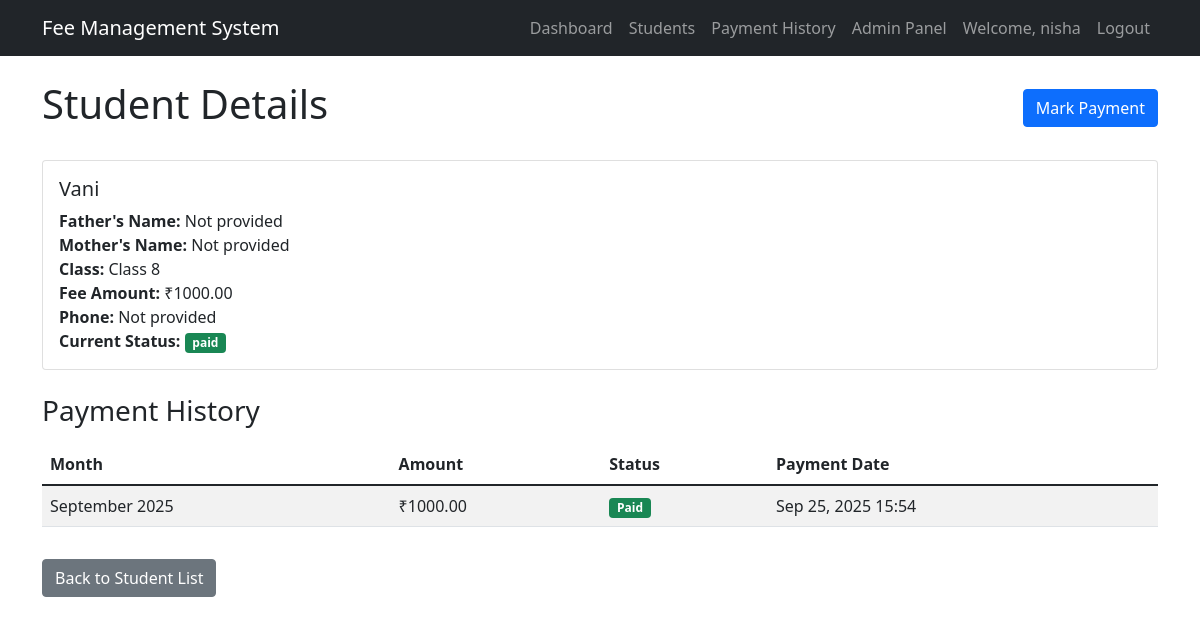
The page /fees/student/1/ (signed in) on the database its author committed.
### fees/models.py (models this page shows, shortened)
class Student(models.Model):
    first_name = models.CharField(max_length=100)
    last_name = models.CharField(max_length=100,blank=True, null=True)
    father_name = models.CharField(max_length=100, blank=True, null=True)
    mother_name = models.CharField(max_length=100, blank=True, null=True)
    student_class = models.ForeignKey(StudentClass, on_delete=models.CASCADE)
    phone = models.CharField(max_length=15, blank=True, null=True)
    created_at = models.DateTimeField(auto_now_add=True)
    def current_month_status(self):
        current_month = timezone.now().month
        current_year = timezone.now().year
        month_str = f"{current_year}-{current_month:02d}"
        try:
            month_obj = Month.objects.get(month=month_str)
            payment = Payment.objects.filter(student=self, month=month_obj).first()
            return "paid" if payment and payment.paid else "unpaid"
        except (Month.DoesNotExist, Payment.DoesNotExist):
            return "unpaid"
    def fee_amount(self):
        return self.student_class.fee_amount

class StudentClass(models.Model):
    name = models.CharField(max_length=100, unique=True)
    fee_amount = models.DecimalField(max_digits=10, decimal_places=2)

class Month(models.Model):
    month = models.CharField(max_length=7, unique=True)  # Format: YYYY-MM
    def __str__(self):
        year, month = self.month.split('-')
        month_name = date(1900, int(month), 1).strftime('%B')
        return f"{month_name} {year}"
    class Meta:
        ordering = ['-month']

class Payment(models.Model):
    student = models.ForeignKey(Student, on_delete=models.CASCADE)
    month = models.ForeignKey(Month, on_delete=models.CASCADE)
    amount = models.DecimalField(max_digits=10, decimal_places=2)
    paid = models.BooleanField(default=False)
    payment_date = models.DateTimeField(blank=True, null=True)
    created_by = models.ForeignKey(User, on_delete=models.SET_NULL, null=True)
    created_at = models.DateTimeField(auto_now_add=True)
    updated_at = models.DateTimeField(auto_now=True)
    class Meta:
        unique_together = ['student', 'month']

### fees/views.py (the view)
    def wrapper(request, *args, **kwargs):
        if not request.user.is_authenticated:
            next_url = request.get_full_path()
            return redirect_to_login(next_url, login_url='/admin/login/')
        return view_func(request, *args, **kwargs)

### fees/views.py (called while the page is built)
def admin_required(user):
    return user.is_superuser

def check_auth(view_func):
    def wrapper(request, *args, **kwargs):
        if not request.user.is_authenticated:
            next_url = request.get_full_path()
            return redirect_to_login(next_url, login_url='/admin/login/')
        return view_func(request, *args, **kwargs)
    return wrapper

@check_auth
@user_passes_test(admin_required)
def student_detail(request, student_id):
    student = get_object_or_404(Student, id=student_id)
    payments = Payment.objects.filter(student=student).select_related('month').order_by('-month__month')
    context = {
        'student': student,
        'payments': payments,
    }
    return render(request, 'fees/student_detail.html', context)

### fees/templates/fees/student_detail.html
{% extends 'fees/base.html' %}
{% block content %}
<div class="d-flex justify-content-between align-items-center">
    <h1>Student Details</h1>
    <a href="{% url 'fees:mark_payment' student.id %}" class="btn btn-primary">Mark Payment</a>
</div>
<div class="card mt-4">
    <div class="card-body">
        <h5 class="card-title">{{ student.first_name }} {% if student.last_name %}{{ student.last_name }}{% endif %}</h5>
        <p class="card-text">
            <strong>Father's Name:</strong> {{ student.father_name|default:"Not provided" }}<br>
            <strong>Mother's Name:</strong> {{ student.mother_name|default:"Not provided" }}<br>
            <strong>Class:</strong> {{ student.student_class.name }}<br>
            <strong>Fee Amount:</strong> ₹{{ student.fee_amount }}<br>
            <strong>Phone:</strong> {{ student.phone|default:"Not provided" }}<br>
            <strong>Current Status:</strong>
            <span class="badge bg-{% if student.current_month_status == 'paid' %}success{% else %}danger{% endif %}">
                {{ student.current_month_status }}
            </span>
        </p>
    </div>
</div>
<h3 class="mt-4">Payment History</h3>
<table class="table table-striped mt-3">
    <thead>
        <tr>
            <th>Month</th>
            <th>Amount</th>
            <th>Status</th>
            <th>Payment Date</th>
        </tr>
    </thead>
    <tbody>
        {% for payment in payments %}
        <tr>
            <td>{{ payment.month }}</td>
            <td>₹{{ payment.amount }}</td>
            <td>
                <span class="badge bg-{% if payment.paid %}success{% else %}danger{% endif %}">
                    {% if payment.paid %}Paid{% else %}Unpaid{% endif %}
                </span>
            </td>
            <td>{{ payment.payment_date|date:"M d, Y H:i"|default:"-" }}</td>
        </tr>
        {% empty %}
        <tr>
            <td colspan="4" class="text-center">No payment records found</td>
        </tr>
        {% endfor %}
    </tbody>
</table>
<a href="{% url 'fees:student_list' %}" class="btn btn-secondary mt-3">Back to Student List</a>
{% endblock %}

### fees/templates/fees/base.html (shortened to what this page needs)
<!DOCTYPE html>
<html lang="en">
<head>
    <link href="https://cdn.jsdelivr.net/npm/bootstrap@5.1.3/dist/css/bootstrap.min.css" rel="stylesheet">
    <link href="https://cdn.jsdelivr.net/npm/bootstrap-icons@1.7.2/font/bootstrap-icons.css" rel="stylesheet">
</head>
<body>
    <nav class="navbar navbar-expand-lg navbar-dark bg-dark">
        <div class="container">
            <a class="navbar-brand" href="{% url 'fees:dashboard' %}">Fee Management System</a>
            <div class="collapse navbar-collapse" id="navbarNav">
                <ul class="navbar-nav ms-auto">
                    {% if user.is_authenticated and user.is_superuser %}
                    <li class="nav-item">
                        <a class="nav-link" href="{% url 'fees:dashboard' %}">Dashboard</a>
                    </li>
                    <li class="nav-item">
                        <a class="nav-link" href="{% url 'fees:student_list' %}">Students</a>
                    </li>
                    <li class="nav-item">
                        <a class="nav-link" href="{% url 'fees:payment_history' %}">Payment History</a>
                    </li>
                    <li class="nav-item">
                        <a class="nav-link" href="/admin/">Admin Panel</a>
                    </li>
                    <li class="nav-item">
                        <span class="nav-link">Welcome, {{ user.username }}</span>
                    </li>
                    <li class="nav-item">
                        <a class="nav-link" href="{% url 'fees:logout' %}">Logout</a>
                    </li>
                    {% else %}
                    <li class="nav-item">
                        <a class="nav-link" href="/admin/login/?next=/fees/">Login</a>
                    </li>
                    {% endif %}
                </ul>
            </div>
        </div>
    </nav>
    <div class="container mt-4">
        {% block content %}
        {% endblock %}
    </div>
</body>
</html>

### rows shown on the page
Student: first_name "Vani", father_name "Not provided", mother_name "Not provided", student_class.name "Class 8", fee_amount "1000.00", phone "Not provided", current_month_status "paid"
Payment: month "September 2025", amount "1000.00", shows "Paid", payment_date "Sep 25, 2025 15:54"

### other values the page prints
{{ user.username }} "nisha"
